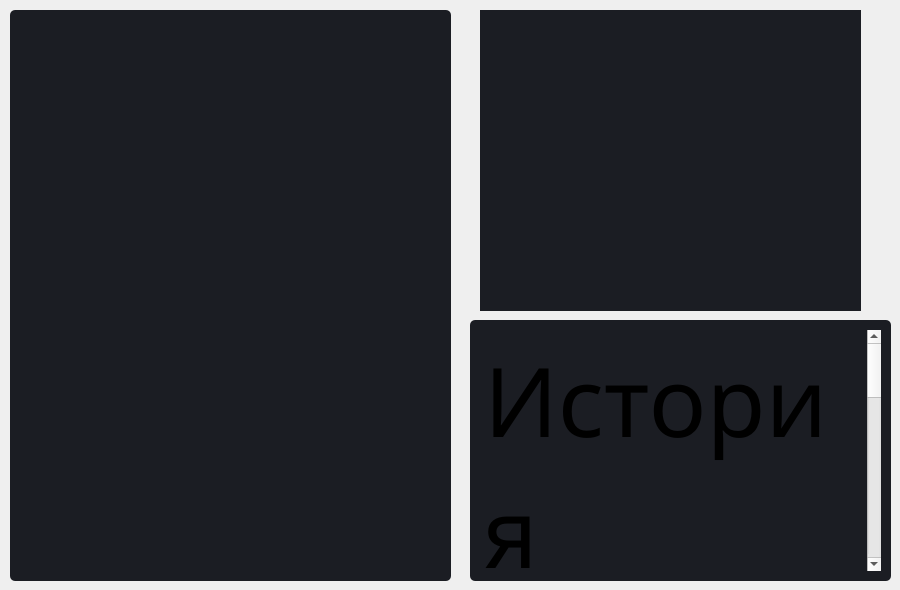
                  <widget class="QWidget" name="page_widgets">
                   <widget class="QPushButton" name="pushButton">
                    <property name="enabled">
                     <bool>false</bool>
                    </property>
                    <property name="geometry">
                     <rect>
                      <x>480</x>
                      <y>10</y>
                      <width>381</width>
                      <height>301</height>
                     </rect>
                    </property>
                    <property name="styleSheet">
                     <string notr="true">QPushButton {
	background-image: url(C:/Users/pc/PycharmProjects/OMGWHY/icons/24x24/history (1).png);
	background-position: center;
	background-repeat: no-reperat;
	border: none;
	background-color: rgb(27, 29, 35);
}
QPushButton:hover {
	background-color: rgb(33, 37, 43);
}
QPushButton:pressed {	
	background-color: rgb(85, 170, 255);
}</string>
                    </property>
                    <property name="text">
                     <string/>
                    </property>
                   </widget>
                   <widget class="QPlainTextEdit" name="plainTextEdit_3">
                    <property name="enabled">
                     <bool>true</bool>
                    </property>
                    <property name="geometry">
                     <rect>
                      <x>470</x>
                      <y>320</y>
                      <width>421</width>
                      <height>261</height>
                     </rect>
                    </property>
                    <property name="font">
                     <font>
                      <family>Myriad Pro</family>
                      <pointsize>72</pointsize>
                      <weight>50</weight>
                      <bold>false</bold>
                     </font>
                    </property>
                    <property name="styleSheet">
                     <string notr="true">QPlainTextEdit {
	background-color: rgb(27, 29, 35);
	border-radius: 5px;
	padding: 10px;
}
QPlainTextEdit:hover {
	border: 2px solid rgb(64, 71, 88);
}
QPlainTextEdit:focus {
	border: 2px solid rgb(91, 101, 124);
}</string>
                    </property>
                    <property name="readOnly">
                     <bool>true</bool>
                    </property>
                    <property name="plainText">
                     <string>История Загрузок</string>
                    </property>
                    <property name="backgroundVisible">
                     <bool>false</bool>
                    </property>
                    <property name="centerOnScroll">
                     <bool>false</bool>
                    </property>
                   </widget>
                   <widget class="QTableView" name="tableView">
                    <property name="geometry">
                     <rect>
                      <x>10</x>
                      <y>10</y>
                      <width>441</width>
                      <height>571</height>
                     </rect>
                    </property>
                    <property name="styleSheet">
                     <string notr="true">QTableView {
	background-color: rgb(27, 29, 35);
	border-radius: 5px;
	padding: 10px;
}
QTableView:hover {
	border: 2px solid rgb(64, 71, 88);
}
QTableView:focus {
	border: 2px solid rgb(91, 101, 124);
}</string>
                    </property>
                   </widget>
                  </widget>
